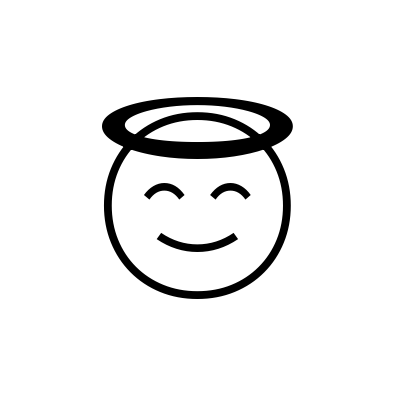
#> input picture emoji-import/emoji_image.png, 400 x 400 px, found by its file name
$ python skeleton_mesh.py
#> lines starting #> are read from the running program, lines starting #| are printed output that depends on the picture; after the words box and inside, x2 and y2 are one past the last pixel; in counts of white or black regions, pixels touching at a corner belong together
import cv2
import numpy as np
import skimage.morphology
from PIL import ImageTk, Image, ImageDraw, ImageFont
from stl import mesh
import numpy

img = cv2.imread("/Users/stevenholmes/OneDrive/Knight_Light 11.1.2023/emoji-import/emoji_image.png")
#> img is the input picture: shape (400, 400, 3); min 0, max 255, mean 238.3
ht, wd = img.shape[:2]
#> ht = 400; wd = 400

# convert to grayscale
gray = cv2.cvtColor(img, cv2.COLOR_BGR2GRAY)

# create a binary thresholded image
thresh = cv2.threshold(gray, 0, 1, cv2.THRESH_BINARY+cv2.THRESH_OTSU)[1]
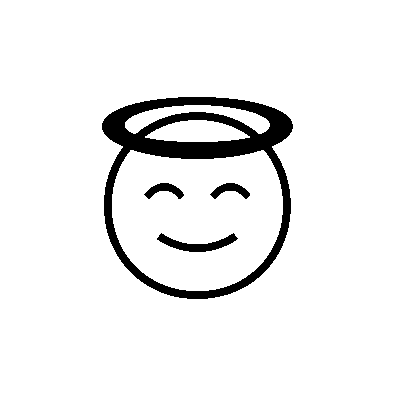
#> thresh: shape (400, 400); values 0 (black) and 1 (white), 93.4% white; 4 black regions, box (x1, y1, x2, y2) and area: (102, 97, 293, 299) 9266, (157, 233, 238, 252) 629, (144, 183, 184, 199) 312, (210, 183, 250, 199) 311

# invert so lines are white
thresh = 1 - thresh

# apply skeletonization
skeleton = skimage.morphology.skeletonize(thresh)
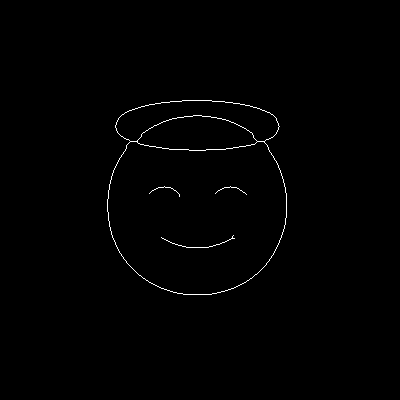
#> skeleton: shape (400, 400) bool; 0.62% white in thin lines or dots, all inside (x1, y1, x2, y2) = (107, 100, 287, 295)
skeleton = (255*skeleton).clip(0,255).astype(np.uint8)

# save result
cv2.imwrite("lines_test.png", skeleton)


img=Image.open('lines_test.png')
img = img.convert('L')
image_array = np.array(img)

edges = cv2.Canny(image_array, threshold1=10, threshold2=10)
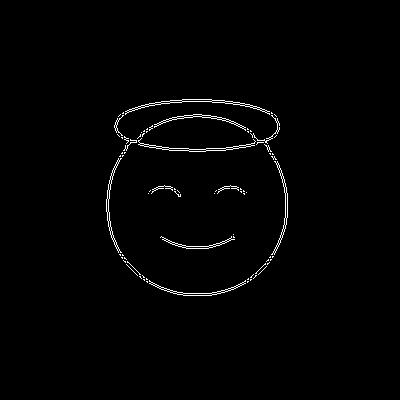
#> edges: shape (400, 400); 1.2% white in thin lines or dots, all inside (x1, y1, x2, y2) = (106, 99, 288, 296)

vertices = []
height = 0.0
# Calculates vertices and creates a mesh from the x,y values.
for y in range(skeleton.shape[0]):
    for x in range(skeleton.shape[1]):
        if skeleton[y,x]>0:
            vertices.append((x,y,height))
#> (the run stopped early here; a loop or call above may not have finished)
